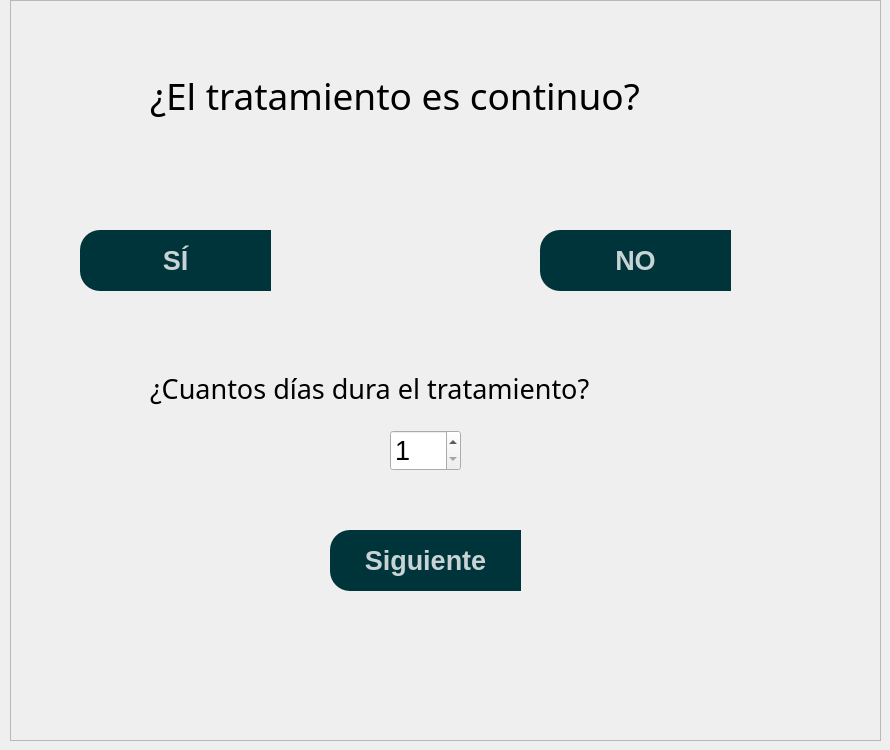
               <widget class="QWidget" name="pageDuracion">
                <widget class="QFrame" name="frame_11">
                 <property name="geometry">
                  <rect>
                   <x>10</x>
                   <y>0</y>
                   <width>871</width>
                   <height>741</height>
                  </rect>
                 </property>
                 <property name="styleSheet">
                  <string notr="true">QPushButton{
	background-color:rgba(0, 52, 59, 1);
	color:rgba(255,255,255,200);
	border-top-left-radius: 20px;
	border-bottom-left-radius: 20px
}
QPushButton:pressed{
	padding-left:5px;
	padding-top:5px;
	background-color:rgba(0, 119, 123, 1);
	background-position:calc(100% - 10px)center;
	border-top-left-radius: 20px;
	border-bottom-left-radius: 20px
}
QPushButton:hover{
	background-color:rgba(0, 174, 173, 1);
	border-top-left-radius: 20px;
	border-bottom-left-radius: 20px
}
</string>
                 </property>
                 <property name="frameShape">
                  <enum>QFrame::StyledPanel</enum>
                 </property>
                 <property name="frameShadow">
                  <enum>QFrame::Raised</enum>
                 </property>
                 <widget class="QLabel" name="label_17">
                  <property name="enabled">
                   <bool>true</bool>
                  </property>
                  <property name="geometry">
                   <rect>
                    <x>140</x>
                    <y>70</y>
                    <width>594</width>
                    <height>52</height>
                   </rect>
                  </property>
                  <property name="minimumSize">
                   <size>
                    <width>301</width>
                    <height>0</height>
                   </size>
                  </property>
                  <property name="font">
                   <font>
                    <family>Arial Black</family>
                    <pointsize>12</pointsize>
                    <weight>10</weight>
                    <italic>false</italic>
                    <bold>false</bold>
                   </font>
                  </property>
                  <property name="text">
                   <string>&lt;html&gt;&lt;head/&gt;&lt;body&gt;&lt;p&gt;&lt;span style=&quot; font-size:28pt;&quot;&gt;¿El tratamiento es continuo?&lt;/span&gt;&lt;/p&gt;&lt;/body&gt;&lt;/html&gt;</string>
                  </property>
                 </widget>
                 <widget class="QPushButton" name="pushButtonNext5">
                  <property name="enabled">
                   <bool>false</bool>
                  </property>
                  <property name="geometry">
                   <rect>
                    <x>320</x>
                    <y>530</y>
                    <width>191</width>
                    <height>61</height>
                   </rect>
                  </property>
                  <property name="font">
                   <font>
                    <pointsize>20</pointsize>
                    <weight>75</weight>
                    <bold>true</bold>
                   </font>
                  </property>
                  <property name="text">
                   <string>Siguiente</string>
                  </property>
                 </widget>
                 <widget class="QPushButton" name="pushButtonContinuoSi">
                  <property name="geometry">
                   <rect>
                    <x>70</x>
                    <y>230</y>
                    <width>191</width>
                    <height>61</height>
                   </rect>
                  </property>
                  <property name="font">
                   <font>
                    <pointsize>20</pointsize>
                    <weight>75</weight>
                    <bold>true</bold>
                   </font>
                  </property>
                  <property name="text">
                   <string>SÍ</string>
                  </property>
                 </widget>
                 <widget class="QPushButton" name="pushButtonContinuoNo">
                  <property name="geometry">
                   <rect>
                    <x>530</x>
                    <y>230</y>
                    <width>191</width>
                    <height>61</height>
                   </rect>
                  </property>
                  <property name="font">
                   <font>
                    <pointsize>20</pointsize>
                    <weight>75</weight>
                    <bold>true</bold>
                   </font>
                  </property>
                  <property name="text">
                   <string>NO</string>
                  </property>
                 </widget>
                 <widget class="QLabel" name="labelDuracion">
                  <property name="enabled">
                   <bool>true</bool>
                  </property>
                  <property name="geometry">
                   <rect>
                    <x>140</x>
                    <y>370</y>
                    <width>521</width>
                    <height>38</height>
                   </rect>
                  </property>
                  <property name="minimumSize">
                   <size>
                    <width>301</width>
                    <height>0</height>
                   </size>
                  </property>
                  <property name="font">
                   <font>
                    <family>Arial Black</family>
                    <pointsize>12</pointsize>
                    <weight>10</weight>
                    <italic>false</italic>
                    <bold>false</bold>
                   </font>
                  </property>
                  <property name="text">
                   <string>&lt;html&gt;&lt;head/&gt;&lt;body&gt;&lt;p&gt;&lt;span style=&quot; font-size:20pt;&quot;&gt;¿Cuantos días dura el tratamiento?&lt;/span&gt;&lt;/p&gt;&lt;/body&gt;&lt;/html&gt;</string>
                  </property>
                 </widget>
                 <widget class="QSpinBox" name="spinBoxDuracion">
                  <property name="geometry">
                   <rect>
                    <x>380</x>
                    <y>430</y>
                    <width>71</width>
                    <height>41</height>
                   </rect>
                  </property>
                  <property name="sizePolicy">
                   <sizepolicy hsizetype="Maximum" vsizetype="Fixed">
                    <horstretch>0</horstretch>
                    <verstretch>0</verstretch>
                   </sizepolicy>
                  </property>
                  <property name="maximumSize">
                   <size>
                    <width>16777215</width>
                    <height>200</height>
                   </size>
                  </property>
                  <property name="font">
                   <font>
                    <pointsize>20</pointsize>
                   </font>
                  </property>
                  <property name="minimum">
                   <number>1</number>
                  </property>
                  <property name="maximum">
                   <number>365</number>
                  </property>
                 </widget>
                </widget>
               </widget>
